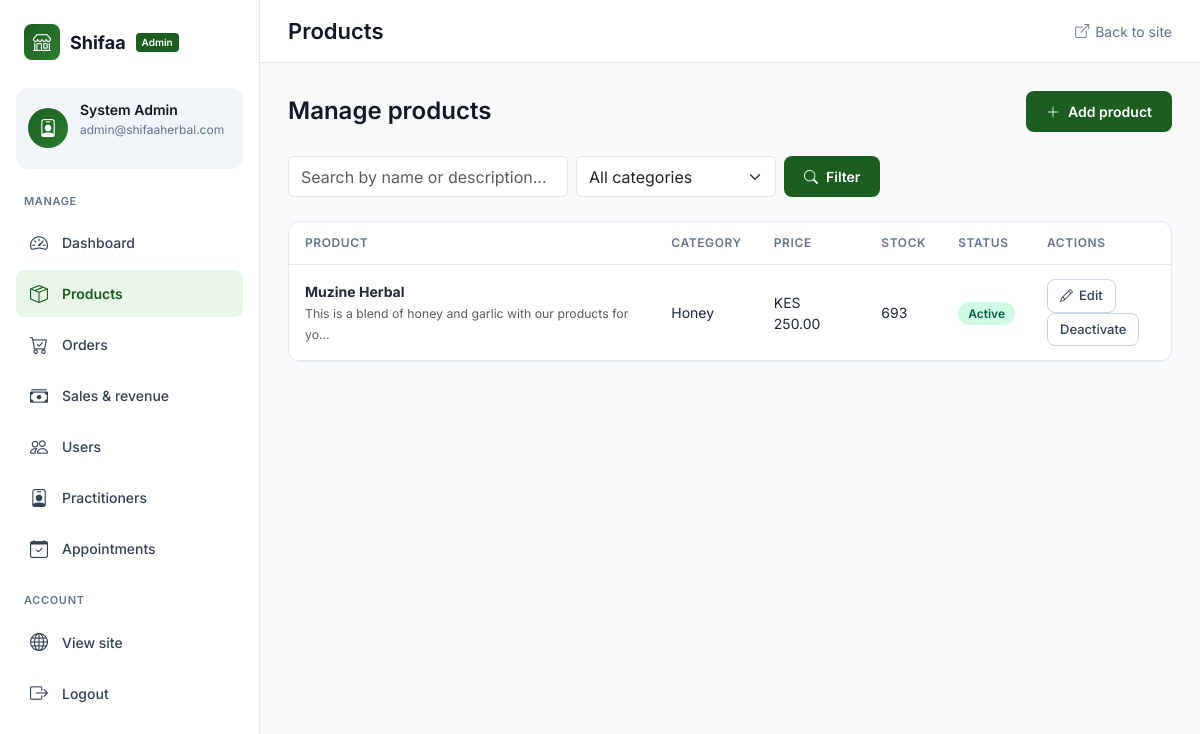
Page /admin/products (signed in) on the earlier database version.
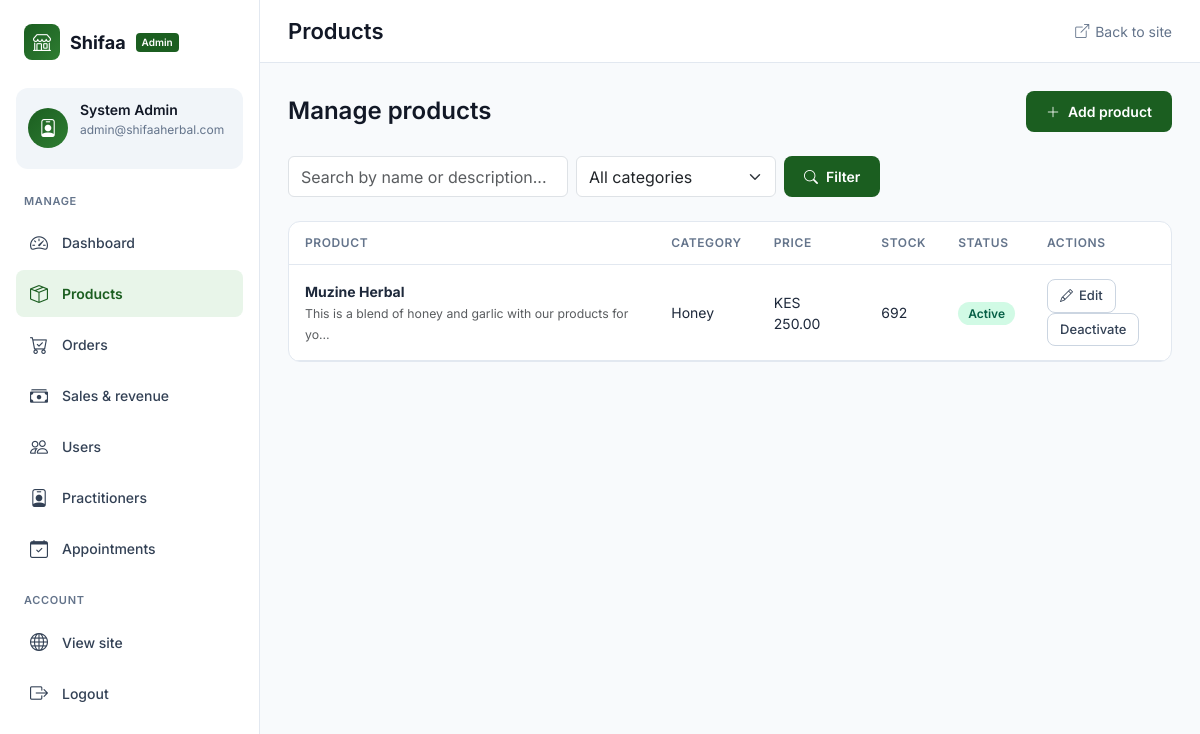
Same page on the later database version.
### models.py (models this page shows, shortened)
class Product(db.Model):
    __tablename__ = 'product'
    id = db.Column(db.Integer, primary_key=True)
    name = db.Column(db.String(200), nullable=False, index=True)  # Added index
    description = db.Column(db.Text)
    price = db.Column(db.Numeric(10, 2), nullable=False)
    stock = db.Column(db.Integer, default=0, index=True)  # Added index
    category = db.Column(db.String(100), index=True)  # Added index
    image_url = db.Column(db.String(500))
    usage_instructions = db.Column(db.Text)
    warnings = db.Column(db.Text)
    is_active = db.Column(db.Boolean, default=True, index=True)  # Added index
    created_at = db.Column(db.DateTime, default=datetime.utcnow)
    updated_at = db.Column(db.DateTime, default=datetime.utcnow, onupdate=datetime.utcnow)
    order_items = db.relationship('OrderItem', backref='product', lazy='dynamic')
    cart_items = db.relationship('CartItem', backref='product', lazy='dynamic')

### app.py (the view)
    @app.route("/admin/products")
    @login_required
    @admin_required
    def admin_products():
        from models import Product
        category = request.args.get("category", "")
        search = request.args.get("search", "")
        page = request.args.get('page', 1, type=int)
        query = Product.query
        if category:
            query = query.filter_by(category=category)
        if search:
            query = query.filter(Product.name.contains(search) | Product.description.contains(search))
        paginated_products = query.order_by(Product.name).paginate(
            page=page, per_page=app.config["PRODUCTS_PER_PAGE"], error_out=False
        )
        categories = db.session.query(Product.category).distinct().all()
        categories = [c[0] for c in categories if c[0]]
        return render_template("admin/products.html",
                             products=paginated_products.items,
                             pagination=paginated_products,
                             categories=categories,
                             current_category=category,
                             search=search)

### templates/admin/products.html (shortened to what this page needs)
{% extends "admin/base.html" %}
{% block page_title %}Products{% endblock %}
{% block content %}
<div class="page-header">
    <h2>Manage products</h2>
    <a href="{{ url_for('admin_product_new') }}" class="btn-admin"><i class="bi bi-plus-lg"></i> Add product</a>
</div>
<form method="get" class="d-flex gap-2 flex-wrap mb-4">
    <input type="text" name="search" class="form-control" style="max-width: 280px;" placeholder="Search by name or description..." value="{{ search }}">
    <select name="category" class="form-select" style="max-width: 200px;">
        <option value="">All categories</option>
    </select>
    <button type="submit" class="btn-admin"><i class="bi bi-search"></i> Filter</button>
</form>
<div class="card-admin">
    <div class="card-body p-0">
        {% if products %}
        <div class="table-responsive">
            <table class="table-admin">
                <thead>
                    <tr>
                        <th>Product</th>
                        <th>Category</th>
                        <th>Price</th>
                        <th>Stock</th>
                        <th>Status</th>
                        <th style="width: 140px;">Actions</th>
                    </tr>
                </thead>
                <tbody>
                    {% for p in products %}
                    <tr>
                        <td>
                            <strong>{{ p.name }}</strong>
                            {% if p.description %}<br><small class="text-muted">{{ p.description[:60] }}{% if p.description|length > 60 %}…{% endif %}</small>{% endif %}
                        </td>
                        <td>{{ p.category or '—' }}</td>
                        <td>{{ p.price|currency }}</td>
                        <td>
                            {{ p.stock }}
                        </td>
                        <td>
                            {% if p.is_active %}<span class="badge-status badge-delivered">Active</span>{% else %}<span class="badge-status badge-cancelled">Inactive</span>{% endif %}
                        </td>
                        <td>
                            <a href="{{ url_for('admin_product_edit', product_id=p.id) }}" class="btn-sm-admin"><i class="bi bi-pencil"></i> Edit</a>
                            <form method="post" action="{{ url_for('admin_product_toggle', product_id=p.id) }}" class="d-inline">
                                <button type="submit" class="btn-sm-admin">{{ 'Deactivate' if p.is_active else 'Activate' }}</button>
                            </form>
                        </td>
                    </tr>
                    {% endfor %}
                </tbody>
            </table>
        </div>
        {% endif %}
    </div>
</div>
{% endblock %}

Differences in the rows shown:
changed Product "Muzine Herbal": stock "693" → "692"
